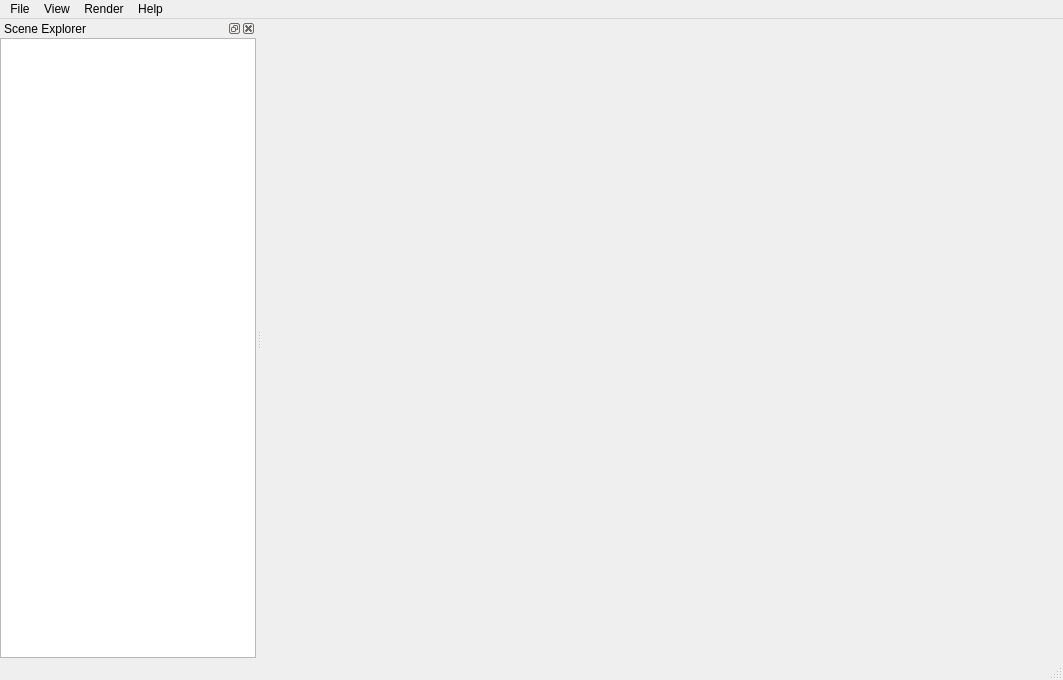
<?xml version="1.0" encoding="UTF-8"?>
<ui version="4.0">
 <class>MainWindow</class>
 <widget class="QMainWindow" name="MainWindow">
  <property name="geometry">
   <rect>
    <x>0</x>
    <y>0</y>
    <width>1063</width>
    <height>680</height>
   </rect>
  </property>
  <property name="windowTitle">
   <string>MainWindow</string>
  </property>
  <property name="windowIcon">
   <iconset>
    <normaloff>:/Icons/help.png</normaloff>:/Icons/help.png</iconset>
  </property>
  <property name="iconSize">
   <size>
    <width>22</width>
    <height>22</height>
   </size>
  </property>
  <property name="dockOptions">
   <set>QMainWindow::AllowTabbedDocks|QMainWindow::AnimatedDocks</set>
  </property>
  <widget class="QWidget" name="centralWidget">
   <property name="sizePolicy">
    <sizepolicy hsizetype="Preferred" vsizetype="Preferred">
     <horstretch>0</horstretch>
     <verstretch>0</verstretch>
    </sizepolicy>
   </property>
   <layout class="QHBoxLayout" name="horizontalLayout">
    <property name="spacing">
     <number>0</number>
    </property>
    <property name="margin">
     <number>0</number>
    </property>
   </layout>
  </widget>
  <widget class="QMenuBar" name="menubar">
   <property name="geometry">
    <rect>
     <x>0</x>
     <y>0</y>
     <width>1063</width>
     <height>21</height>
    </rect>
   </property>
   <widget class="QMenu" name="menuFile">
    <property name="title">
     <string>File</string>
    </property>
    <widget class="QMenu" name="menuRecentPointClouds">
     <property name="title">
      <string>Recent Point Clouds</string>
     </property>
    </widget>
    <widget class="QMenu" name="menuRecentProjects">
     <property name="title">
      <string>Recent Projects</string>
     </property>
    </widget>
    <addaction name="actionOpenPointCloud"/>
    <addaction name="actionImportPointCloud"/>
    <addaction name="actionSavePointCloud"/>
    <addaction name="actionClosePointCloud"/>
    <addaction name="menuRecentPointClouds"/>
    <addaction name="separator"/>
    <addaction name="actionOpenProject"/>
    <addaction name="actionSaveProject"/>
    <addaction name="actionCloseProject"/>
    <addaction name="menuRecentProjects"/>
    <addaction name="separator"/>
    <addaction name="actionExit"/>
   </widget>
   <widget class="QMenu" name="menuView">
    <property name="title">
     <string>View</string>
    </property>
    <addaction name="separator"/>
    <addaction name="actionCreateRenderWindow"/>
    <addaction name="actionChangeBackgroundColor"/>
   </widget>
   <widget class="QMenu" name="menuHelp">
    <property name="title">
     <string>Help</string>
    </property>
    <addaction name="actionHelp"/>
    <addaction name="actionAboutPCLModeler"/>
   </widget>
   <widget class="QMenu" name="menuRender">
    <property name="title">
     <string>Render</string>
    </property>
    <addaction name="actionSwitchColorHandler"/>
   </widget>
   <addaction name="menuFile"/>
   <addaction name="menuView"/>
   <addaction name="menuRender"/>
   <addaction name="menuHelp"/>
  </widget>
  <widget class="QStatusBar" name="statusbar"/>
  <widget class="QDockWidget" name="dockWidgetSceneExplorer">
   <property name="allowedAreas">
    <set>Qt::LeftDockWidgetArea|Qt::RightDockWidgetArea</set>
   </property>
   <property name="windowTitle">
    <string>Scene Explorer</string>
   </property>
   <attribute name="dockWidgetArea">
    <number>1</number>
   </attribute>
   <widget class="QWidget" name="dockWidgetContentsSceneExplorer">
    <layout class="QVBoxLayout" name="verticalLayoutSceneExplorer">
     <property name="spacing">
      <number>0</number>
     </property>
     <property name="margin">
      <number>0</number>
     </property>
     <item>
      <widget class="pcl::modeler::TreeView" name="treeViewSceneExplorer"/>
     </item>
    </layout>
   </widget>
  </widget>
  <action name="actionHelp">
   <property name="icon">
    <iconset resource="resources/resources.qrc">
     <normaloff>:/help.png</normaloff>:/help.png</iconset>
   </property>
   <property name="text">
    <string>Help</string>
   </property>
  </action>
  <action name="actionAboutPCLModeler">
   <property name="text">
    <string>About PCLModeler</string>
   </property>
  </action>
  <action name="actionExit">
   <property name="text">
    <string>Exit</string>
   </property>
  </action>
  <action name="actionOpenPointCloud">
   <property name="text">
    <string>Open Point Cloud</string>
   </property>
   <property name="shortcut">
    <string>Ctrl+O</string>
   </property>
   <property name="shortcutContext">
    <enum>Qt::ApplicationShortcut</enum>
   </property>
  </action>
  <action name="actionOpenProject">
   <property name="text">
    <string>Open Project</string>
   </property>
  </action>
  <action name="actionSavePointCloud">
   <property name="text">
    <string>Save Point Cloud</string>
   </property>
  </action>
  <action name="actionSaveProject">
   <property name="text">
    <string>Save Project</string>
   </property>
  </action>
  <action name="actionClosePointCloud">
   <property name="text">
    <string>Close Point Cloud</string>
   </property>
  </action>
  <action name="actionCloseProject">
   <property name="text">
    <string>Close Project</string>
   </property>
  </action>
  <action name="actionImportPointCloud">
   <property name="text">
    <string>Import Point Cloud</string>
   </property>
  </action>
  <action name="actionCreateRenderWindow">
   <property name="text">
    <string>Create Render Window</string>
   </property>
  </action>
  <action name="actionToggleSceneExplorer">
   <property name="checkable">
    <bool>true</bool>
   </property>
   <property name="checked">
    <bool>true</bool>
   </property>
   <property name="text">
    <string>Scene Explorer</string>
   </property>
  </action>
  <action name="actionChangeBackgroundColor">
   <property name="text">
    <string>Change Background Color</string>
   </property>
  </action>
  <action name="actionSwitchColorHandler">
   <property name="text">
    <string>Switch Color Handler</string>
   </property>
  </action>
 </widget>
 <customwidgets>
  <customwidget>
   <class>pcl::modeler::TreeView</class>
   <extends>QTreeView</extends>
   <header location="global">pcl/apps/modeler/tree_view.h</header>
  </customwidget>
 </customwidgets>
 <resources>
  <include location="resources/resources.qrc"/>
 </resources>
 <connections/>
</ui>
